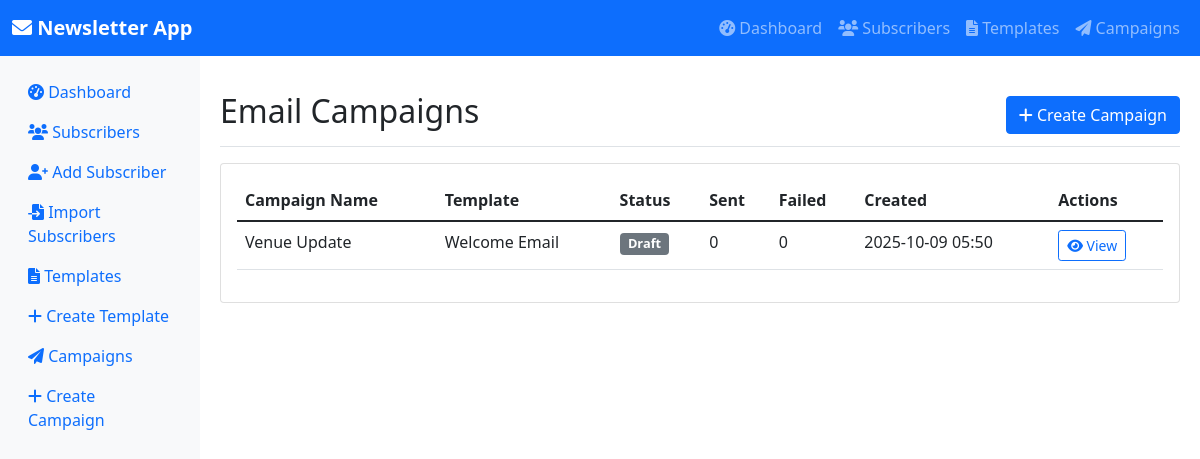
The page /campaigns on the database as committed earlier.
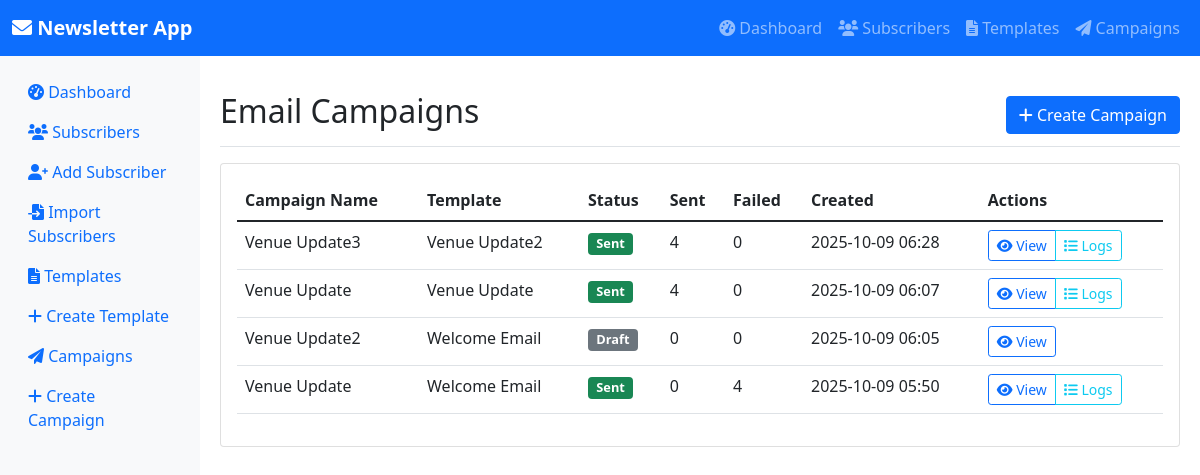
The same page on the database as committed later.
### models.py (models this page shows, shortened)
class Campaign(db.Model):
    id = db.Column(db.Integer, primary_key=True)
    name = db.Column(db.String(255), nullable=False)
    template_id = db.Column(db.Integer, db.ForeignKey('template.id'), nullable=False)
    status = db.Column(db.String(50), default='draft', nullable=False)  # draft, sending, sent, failed
    total_sent = db.Column(db.Integer, default=0)
    total_failed = db.Column(db.Integer, default=0)
    created_at = db.Column(db.DateTime, default=datetime.utcnow, nullable=False)
    sent_at = db.Column(db.DateTime, nullable=True)
    email_logs = db.relationship('EmailLog', backref='campaign', lazy=True, cascade='all, delete-orphan')

class Template(db.Model):
    id = db.Column(db.Integer, primary_key=True)
    name = db.Column(db.String(255), nullable=False)
    subject = db.Column(db.String(500), nullable=False)
    content = db.Column(db.Text, nullable=False)
    created_at = db.Column(db.DateTime, default=datetime.utcnow, nullable=False)
    updated_at = db.Column(db.DateTime, default=datetime.utcnow, onupdate=datetime.utcnow)
    campaigns = db.relationship('Campaign', backref='template', lazy=True)

### app.py (the view)
@app.route('/campaigns')
def campaigns():
    campaigns = Campaign.query.order_by(Campaign.created_at.desc()).all()
    return render_template('campaigns.html', campaigns=campaigns)

### templates/campaigns.html (shortened to what this page needs)
{% extends "base.html" %}
{% block content %}
<div class="d-flex justify-content-between flex-wrap flex-md-nowrap align-items-center pt-3 pb-2 mb-3 border-bottom">
    <h1 class="h2">Email Campaigns</h1>
    <div class="btn-toolbar mb-2 mb-md-0">
        <a href="{{ url_for('create_campaign') }}" class="btn btn-primary">
            <i class="fas fa-plus"></i> Create Campaign
        </a>
    </div>
</div>
{% if campaigns %}
<div class="card">
    <div class="card-body">
        <div class="table-responsive">
            <table class="table table-hover">
                <thead>
                    <tr>
                        <th>Campaign Name</th>
                        <th>Template</th>
                        <th>Status</th>
                        <th>Sent</th>
                        <th>Failed</th>
                        <th>Created</th>
                        <th>Actions</th>
                    </tr>
                </thead>
                <tbody>
                    {% for campaign in campaigns %}
                    <tr>
                        <td>{{ campaign.name }}</td>
                        <td>{{ campaign.template.name }}</td>
                        <td>
                            {% if campaign.status == 'draft' %}
                            <span class="badge bg-secondary status-badge">Draft</span>
                            {% elif campaign.status == 'sending' %}
                            <span class="badge bg-warning status-badge">Sending</span>
                            {% elif campaign.status == 'sent' %}
                            <span class="badge bg-success status-badge">Sent</span>
                            {% elif campaign.status == 'failed' %}
                            <span class="badge bg-danger status-badge">Failed</span>
                            {% endif %}
                        </td>
                        <td>{{ campaign.total_sent or 0 }}</td>
                        <td>{{ campaign.total_failed or 0 }}</td>
                        <td>{{ campaign.created_at.strftime('%Y-%m-%d %H:%M') }}</td>
                        <td>
                            <div class="btn-group btn-group-sm">
                                <a href="{{ url_for('campaign_detail', id=campaign.id) }}"
                                    class="btn btn-outline-primary btn-action">
                                    <i class="fas fa-eye"></i> View
                                </a>
                                {% if campaign.status == 'sent' %}
                                <a href="{{ url_for('campaign_logs', id=campaign.id) }}"
                                    class="btn btn-outline-info btn-action">
                                    <i class="fas fa-list"></i> Logs
                                </a>
                                {% endif %}
                            </div>
                        </td>
                    </tr>
                    {% endfor %}
                </tbody>
            </table>
        </div>
    </div>
</div>
{% endif %}
{% endblock %}

Rows that differ between the two databases and show on the page:
added Campaign: name "Venue Update3", template.name "Venue Update2", status "Sent", total_sent "4", total_failed "0", created_at "2025-10-09 06:28"
added Campaign: name "Venue Update", template.name "Venue Update", status "Sent", total_sent "4", total_failed "0", created_at "2025-10-09 06:07"
added Campaign: name "Venue Update2", template.name "Welcome Email", status "Draft", total_sent "0", total_failed "0", created_at "2025-10-09 06:05"
changed Campaign (number 4 of 4 on the later page): total_failed "0" → "4"; status "Draft" → "Sent Logs"
